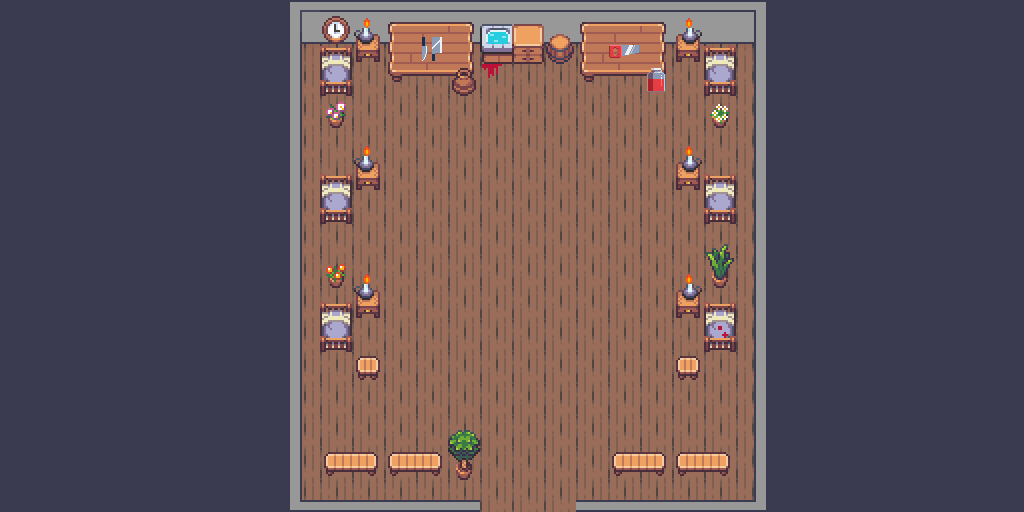

Tiled map render using the project's own tile images. Description and the map definition, with tile-layer contents summarised, below:
An orthogonal 32x16 tile map with 32x32 px tiles, 5 tile layers (Tile Layer 1, Tile Layer 2, Tile Layer 3, Tile Layer 4, ...), 11 tilesets and 1 object.

<map version="1.10" tiledversion="1.10.2" orientation="orthogonal" renderorder="right-down" width="32" height="16" tilewidth="32" tileheight="32" infinite="0" nextlayerid="8" nextobjectid="9">
 <tileset firstgid="1" source="houses.tsx" />
 <tileset firstgid="1025" source="Room_Builder_free_32x32.tsx" />
 <tileset firstgid="1416" source="witchtiles_2.tsx" />
 <tileset firstgid="1448" source="atlas_32x.tsx" />
 <tileset firstgid="2216" source="Interiors_free_32x32.tsx" />
 <tileset firstgid="3640" source="tf_ff_tileB_stone.tsx" />
 <tileset firstgid="3896" source="tileB_fortA.tsx" />
 <tileset firstgid="4152" source="tf_dd_B_2.tsx" />
 <tileset firstgid="4408" source="ruined_int_2.tsx" />
 <tileset firstgid="4496" source="icons.tsx" />
 <tileset firstgid="5000" source="blood2.tsx" />
 <layer id="1" name="Tile Layer 1" width="32" height="16">
  <data>[512 cells, 240 non-empty, 3 distinct tile ids]</data>
 </layer>
 <layer id="2" name="Tile Layer 2" width="32" height="16">
  <data>[512 cells, 381 non-empty, 28 distinct tile ids]</data>
 </layer>
 <layer id="3" name="Tile Layer 3" width="32" height="16">
  <data>[512 cells, 31 non-empty, 20 distinct tile ids]</data>
 </layer>
 <layer id="4" name="Tile Layer 4" width="32" height="16">
  <data>[512 cells, 0 non-empty, 0 distinct tile ids]</data>
 </layer>
 <layer id="5" name="Tile Layer 5" width="32" height="16">
  <data>[512 cells, 0 non-empty, 0 distinct tile ids]</data>
 </layer>
 <objectgroup id="7" name="door">
  <object id="8" x="481.333" y="480.667" width="94.6667" height="30.6667">
   <properties>
    <property name="nm_door" value="act1.tmx" />
   </properties>
  </object>
 </objectgroup>
</map>
